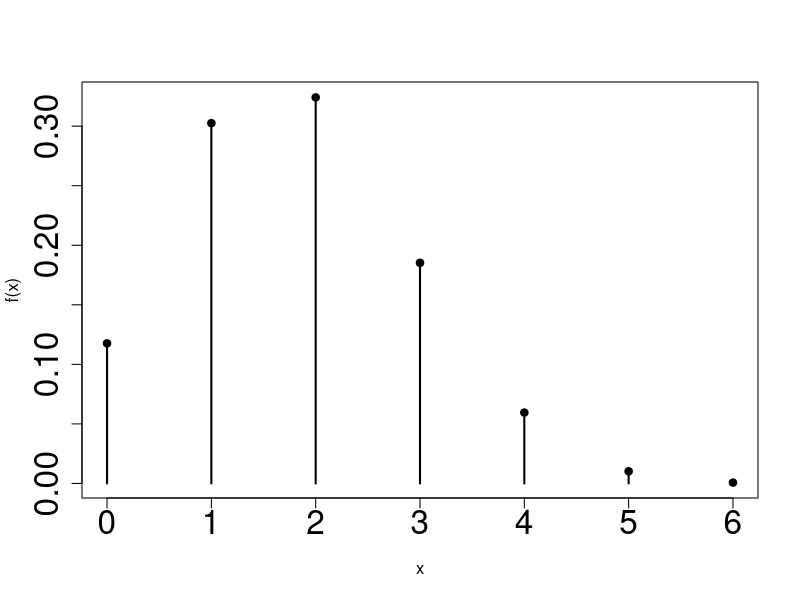
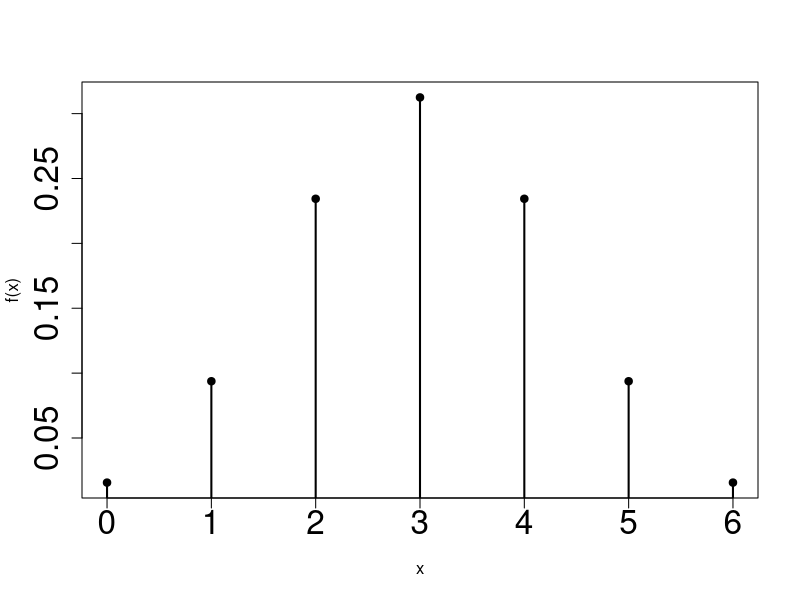
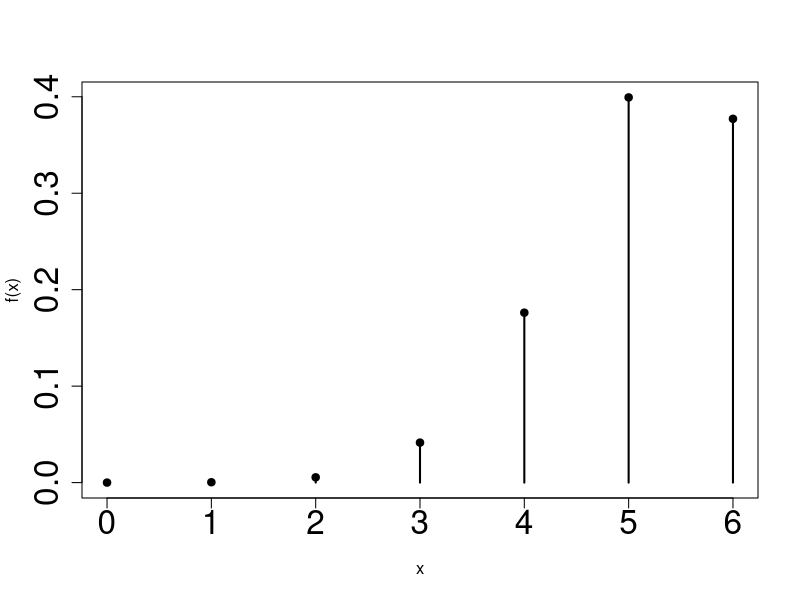
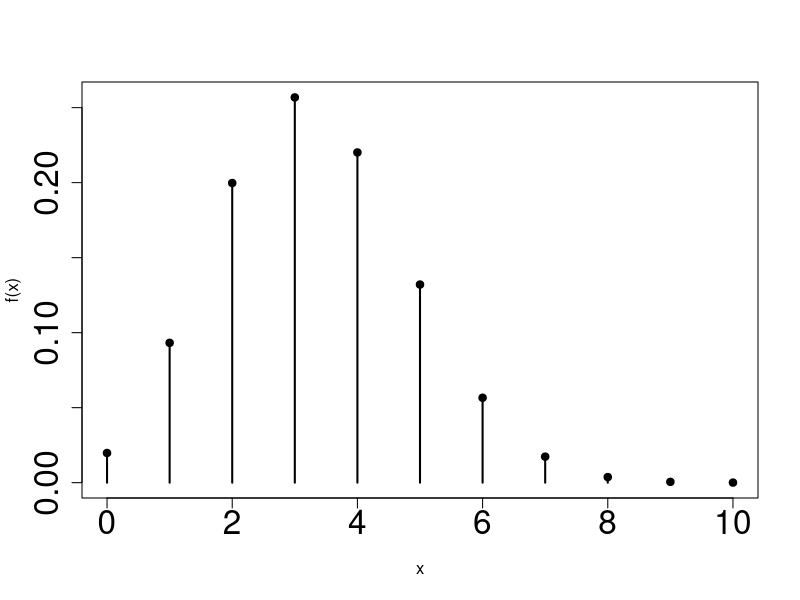
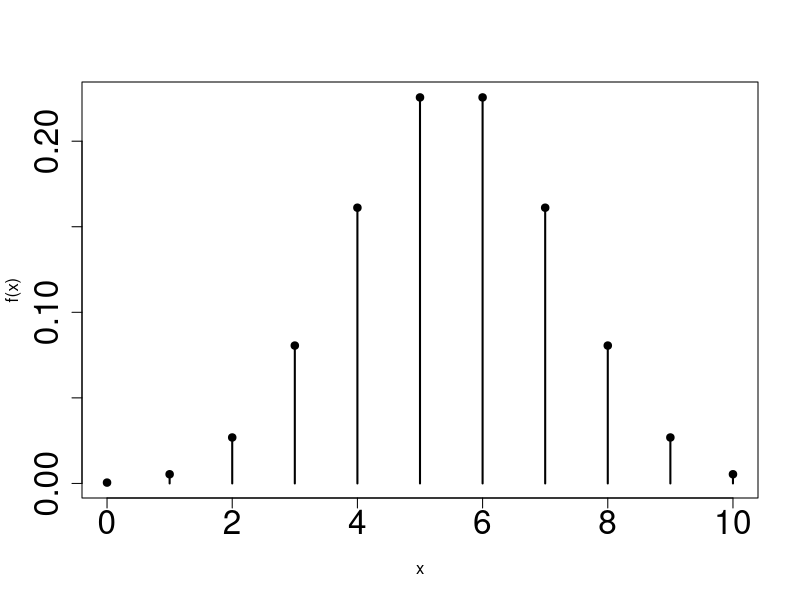
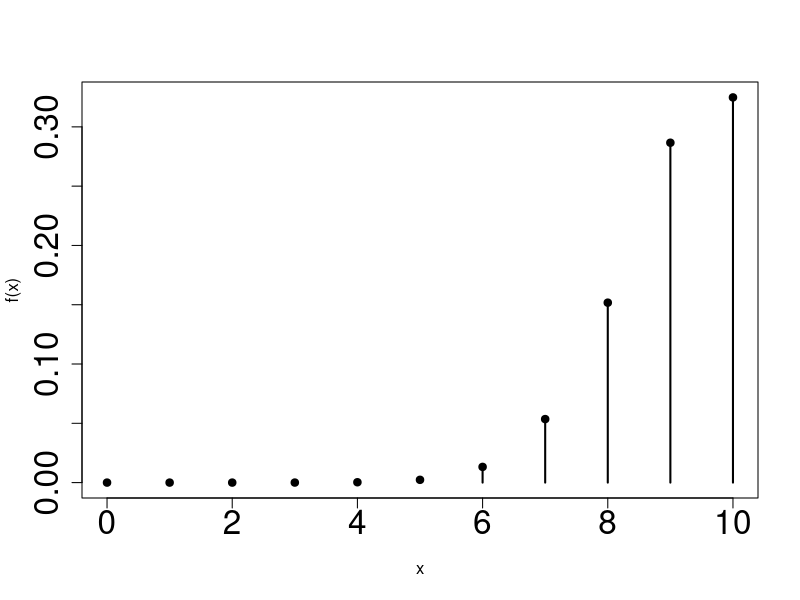
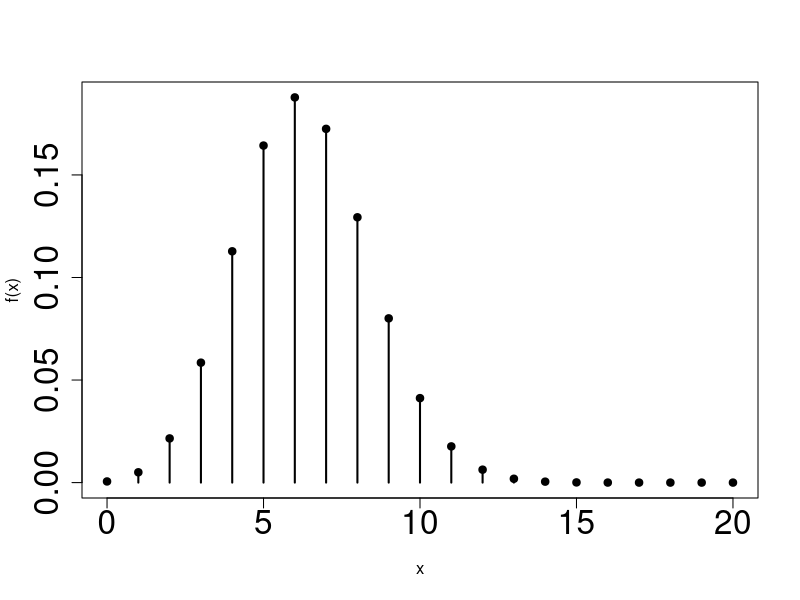
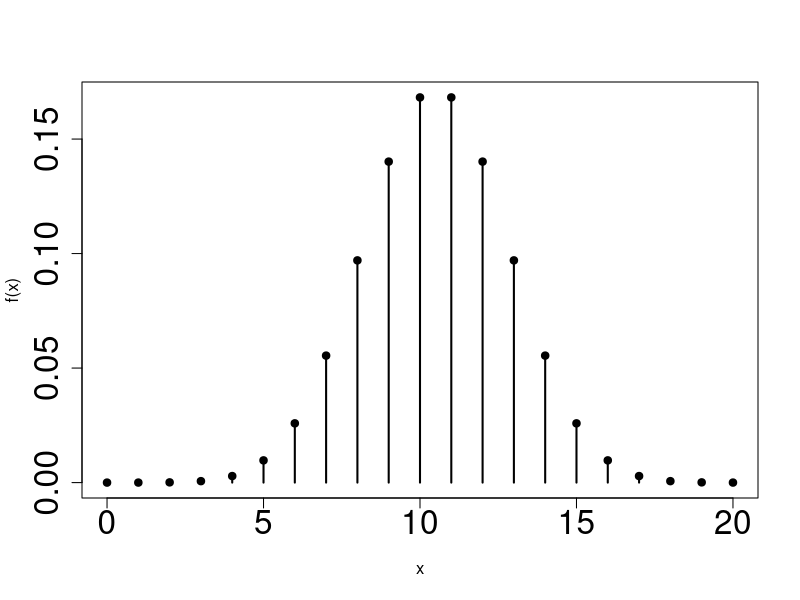

The R script that drew these images, in order:
## ---- chunk 1
#| echo: false
#| layout-ncol: 3
#| label: fig-bin1
#| fig-cap: "Massa distribuzione binomiale con $S = \\{0,1, \\ldots, 6 \\}$"
#| fig-subcap: 
#|   - "$\\theta = .30$"
#|   - "$\\theta = .50$"
#|   - "$\\theta = .85$"
library(ggplot2)
x = 0:6
plot(x, dbinom(x,6, prob =.3), pch = 19,
     cex.main = 3, cex.axis = 2, ylab = "f(x)")
segments(x,0, x, dbinom(x,6, prob =.3), lwd = 2)

plot(x, dbinom(x,6, prob =.5), pch = 19,
     cex.main = 3, cex.axis = 2, ylab = "f(x)")
segments(x,0, x, dbinom(x,6, prob =.5), lwd = 2)

plot(x, dbinom(x,6, prob =.85), pch = 19,
     cex.main = 3, cex.axis = 2, ylab = "f(x)")
segments(x,0, x, dbinom(x,6, prob =.85), lwd = 2)
## ---- chunk 2
#| echo: false
#| layout-ncol: 3
#| fig-cap: "Massa distribuzione binomiale con $S = \\{0,1, \\ldots, 10 \\}$"
#| fig-subcap: 
#|   - "$\\theta = .30$"
#|   - "$\\theta = .50$"
#|   - "$\\theta = .85$"
#| label: fig-bin2

x = 0:10
plot(x, dbinom(x,length(x), prob =.3), pch = 19,  
     cex.main = 3, cex.axis = 2, ylab = "f(x)")
segments(x,0, x, dbinom(x,length(x), prob =.3), lwd = 2)

plot(x, dbinom(x,length(x), prob =.5), pch = 19, 
     cex.main = 3, cex.axis = 2, ylab = "f(x)")
segments(x,0, x, dbinom(x,length(x), prob =.5), lwd = 2)

plot(x, dbinom(x,length(x), prob =.85), pch = 19, 
     cex.main = 3, cex.axis = 2, ylab = "f(x)")
segments(x,0, x, dbinom(x,length(x), prob =.85), lwd = 2)

## ---- chunk 3
#| echo: false
#| layout-ncol: 3
#| fig-cap: "Massa distribuzione binomiale con $S = \\{0,1, \\ldots, 20 \\}$"
#| fig-subcap: 
#|   - "$\\theta = .30$"
#|   - "$\\theta = .50$"
#|   - "$\\theta = .85$"
#| label: fig-bin3


x = 0:20
plot(x, dbinom(x,length(x), prob =.3), pch = 19,  
     cex.main = 3, cex.axis = 2, ylab = "f(x)")
segments(x,0, x, dbinom(x,length(x), prob =.3), lwd = 2)

plot(x, dbinom(x,length(x), prob =.5), pch = 19, 
     cex.main = 3, cex.axis = 2, ylab = "f(x)")
segments(x,0, x, dbinom(x,length(x), prob =.5), lwd = 2)

plot(x, dbinom(x,length(x), prob =.85), pch = 19, 
     cex.main = 3, cex.axis = 2, ylab = "f(x)")
segments(x,0, x, dbinom(x,length(x), prob =.85), lwd = 2)

## ---- chunk 4
#| echo: false
#| layout-ncol: 3
#| label: fig-binCum1
#| fig-cap: "Probabilità cumulata della binomiale con $S = \\{0,1, \\ldots, 6 \\}$"
#| fig-subcap: 
#|   - "$\\theta = .30$"
#|   - "$\\theta = .50$"
#|   - "$\\theta = .85$"


x = 0:6
cum_bin = pbinom(x, length(x), prob = .3)
plot(x, cum_bin, pch = 19,  cex = 2,
     cex.main = 3, cex.axis = 2, ylab = "F(x)")
plot(x, pbinom(x, length(x), prob = .5), cex = 2,pch = 19,  
     cex.main = 3, cex.axis = 2, ylab = "F(x)")
plot(x, pbinom(x, length(x), prob = .85), cex = 2,pch = 19,  
     cex.main = 3, cex.axis = 2, ylab = "F(x)")
## ---- chunk 5
#| echo: false
#| layout-ncol: 3
#| label: fig-binCum2
#| fig-cap: "Probabilità cumulata della binomiale con $S = \\{0,1, \\ldots, 10 \\}$"
#| fig-subcap: 
#|   - "$\\theta = .30$"
#|   - "$\\theta = .50$"
#|   - "$\\theta = .85$"



x = 0:10
cum_bin = pbinom(x, length(x), prob = .3)
plot(x, cum_bin, pch = 19,  
     cex.main = 3, cex.axis = 2,cex =2, ylab = "F(x)")
plot(x, pbinom(x, length(x), prob = .5),cex =2, pch = 19,  
     cex.main = 3, cex.axis = 2, ylab = "F(x)")
plot(x, pbinom(x, length(x), prob = .85),cex =2, pch = 19,  
     cex.main = 3, cex.axis = 2, ylab = "F(x)")
## ---- chunk 6
#| echo: false
#| layout-ncol: 3
#| label: fig-binCum3
#| fig-cap: "Probabilità cumulata della binomiale con $S = \\{0,1, \\ldots, 20 \\}$"
#| fig-subcap: 
#|   - "$\\theta = .30$"
#|   - "$\\theta = .50$"
#|   - "$\\theta = .85$"


x = 0:20
cum_bin = pbinom(x, length(x), prob = .3)
plot(x, cum_bin, pch = 19, cex =2, 
     cex.main = 3, cex.axis = 2, ylab = "F(x)")
plot(x, pbinom(x, length(x), prob = .5), pch = 19,  
     cex.main = 3, cex.axis = 2, ylab = "F(x)", cex =2)
plot(x, pbinom(x, length(x), prob = .85), pch = 19,  
     cex.main = 3, cex.axis = 2, ylab = "F(x)", cex =2)
## ---- chunk 7
n <- 10
x <- 0:n
theta <- .25
round(dbinom(x, size = n, prob = theta),4)
## ---- chunk 8
#| echo: false
#| fig-align: center
#| fig-cap: "$n = 10$, $\\theta = .25$"
#| out-width: 70%
plot(x, dbinom(x, size = n, prob = theta), cex = 2, pch = 19, col ="darkgreen", 
     ylim = c(0,.30),
     ylab = "Probabilità di Massa", xlab = "", cex.axis = 2)
## ---- chunk 9
# calcola la probabilità di osservare un numero di successi <= a 3
round(pbinom(3, size = n, prob = theta), 4)
## ---- chunk 10
#| echo: false
#| fig-align: center
#| fig-cap: "$n = 10$, $\\theta = .25$: in arancione i valori che entrano in $F_X(3|\\theta)$"
#| out-width: 70%
colori <- ifelse(x <= 3, "darkorange", "grey40")
plot(x, pbinom(x, size = n, prob = theta), cex = 2, pch = 19, col = colori,
     ylim = c(0, 1),
     ylab = "Probabilità cumulata", xlab = "", cex.axis = 2)
abline(h = pbinom(3, size = n, prob = theta), lty = 2, col = "darkorange")
## ---- chunk 11
pbinom(3, n, prob = theta)
## ---- chunk 12
1 - pbinom(3, n, prob = theta)
pbinom(3, n, prob = theta, lower.tail = FALSE)
